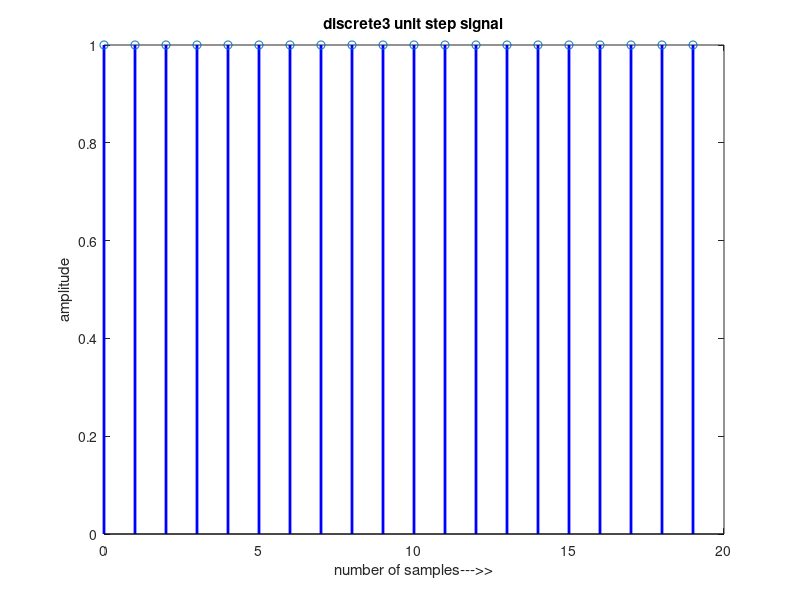

This figure's MATLAB source:
 %% Question-2 DT unit impulse
clc;
N=15;
n=-N:1:N;
y=[zeros(1,N), ones(1,1), zeros(1,N)];
stem(n,y,'LineWidth', 2, 'Color', 'b');
ylabel('amplitude');
xlabel('number of samples---->');
title('discrete unit impulse signal');
disp(y);
%% Question-2 DT unit step
N=20;
n=0:1:N-1;
y=ones(1,N);
stem(n,y,'LineWidth',2,'Color','b');
ylabel('amplitude');
xlabel('number of samples--->>');
title('discrete3 unit step signal');
disp(y);